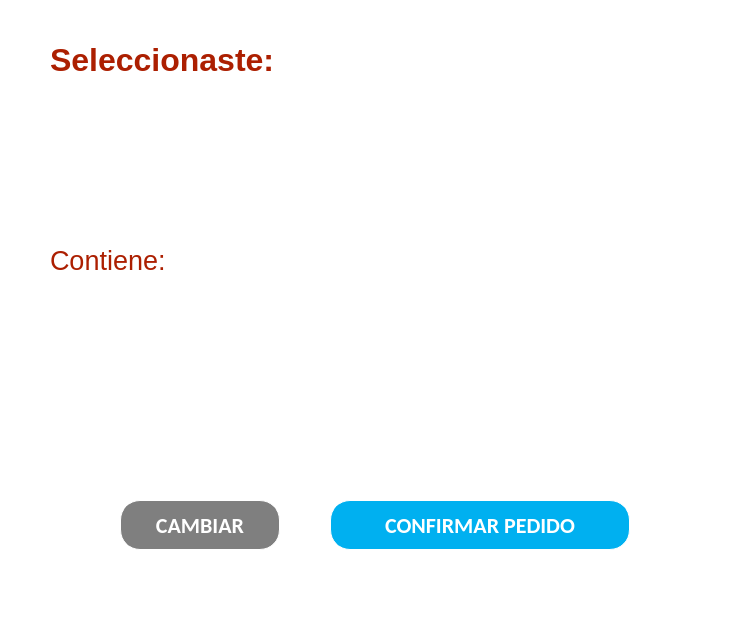
<?xml version="1.0" encoding="UTF-8"?>
<ui version="4.0">
 <class>Dialog</class>
 <widget class="QDialog" name="Dialog">
  <property name="geometry">
   <rect>
    <x>0</x>
    <y>0</y>
    <width>753</width>
    <height>617</height>
   </rect>
  </property>
  <property name="sizePolicy">
   <sizepolicy hsizetype="Expanding" vsizetype="Expanding">
    <horstretch>0</horstretch>
    <verstretch>0</verstretch>
   </sizepolicy>
  </property>
  <property name="windowTitle">
   <string>Dialog</string>
  </property>
  <property name="autoFillBackground">
   <bool>false</bool>
  </property>
  <property name="styleSheet">
   <string notr="true">QDialog {
	background-color: rgba(255, 255, 255, 180); /* Transparencia del 14% */
	border-radius: 20px; /* Ajusta el valor del radius */
}
QWidget#centralwidget {
    background-color: rgba(0, 150, 136, 230); /* Color verde con transparencia */
    border-radius: 20px; /* Bordes redondeados */
}</string>
  </property>
  <property name="sizeGripEnabled">
   <bool>false</bool>
  </property>
  <property name="modal">
   <bool>true</bool>
  </property>
  <widget class="QFrame" name="fondo">
   <property name="geometry">
    <rect>
     <x>0</x>
     <y>0</y>
     <width>750</width>
     <height>600</height>
    </rect>
   </property>
   <property name="styleSheet">
    <string notr="true">QFrame {
    background-color: white;
	border-radius: 30px;
}
</string>
   </property>
   <property name="frameShape">
    <enum>QFrame::StyledPanel</enum>
   </property>
   <property name="frameShadow">
    <enum>QFrame::Raised</enum>
   </property>
   <widget class="QLabel" name="jBebida">
    <property name="geometry">
     <rect>
      <x>50</x>
      <y>20</y>
      <width>681</width>
      <height>80</height>
     </rect>
    </property>
    <property name="styleSheet">
     <string notr="true">QLabel {
    font-family: &quot;Calibri&quot;;         /* Fuente Calibri */
    font-size: 24pt;                /* Tamaño de 20pt */
    color: #AC1F01;                 /* Color rojo oscuro especificado */
    font-weight: bold;            /* Normal, ajusta a bold si necesitas */
    text-align: left;               /* Alineación izquierda, cámbialo a center si es necesario */
	background: none;

}
</string>
    </property>
    <property name="text">
     <string>Seleccionaste: </string>
    </property>
   </widget>
   <widget class="QLabel" name="jContenido">
    <property name="geometry">
     <rect>
      <x>50</x>
      <y>220</y>
      <width>671</width>
      <height>80</height>
     </rect>
    </property>
    <property name="styleSheet">
     <string notr="true">QLabel {
    font-family: &quot;Calibri&quot;;         /* Fuente Calibri */
    font-size: 20pt;                /* Tamaño de 20pt */
    color: #AC1F01;                 /* Color rojo oscuro especificado */       
    text-align: left;               /* Alineación izquierda, cámbialo a center si es necesario */
	background: none;

}
</string>
    </property>
    <property name="inputMethodHints">
     <set>Qt::ImhNone</set>
    </property>
    <property name="text">
     <string>Contiene:</string>
    </property>
   </widget>
   <widget class="QPushButton" name="jCambiar">
    <property name="geometry">
     <rect>
      <x>120</x>
      <y>500</y>
      <width>160</width>
      <height>50</height>
     </rect>
    </property>
    <property name="styleSheet">
     <string notr="true">QPushButton {
    background-color: #7F7F7F;
    color: white;                /* Texto blanco */
    font-family: Calibri;         /* Fuente Calibri */
    font-size: 22px;              /* Tamaño de la fuente */
    font-weight: bold;  
    border-radius: 20px;          /* Bordes redondeados */
    padding: 10px 20px;           /* Espaciado interno para agrandar el botón */
	border: 1px solid white;
}

QPushButton:hover {
   background-color: #696969;     /* Color de fondo al pasar el mouse */
}</string>
    </property>
    <property name="text">
     <string>CAMBIAR</string>
    </property>
   </widget>
   <widget class="QPushButton" name="jConfirmar">
    <property name="geometry">
     <rect>
      <x>330</x>
      <y>500</y>
      <width>300</width>
      <height>50</height>
     </rect>
    </property>
    <property name="styleSheet">
     <string notr="true">QPushButton {
    background-color: #00B0F0;
    color: white;                /* Texto blanco */
    font-family: Calibri;         /* Fuente Calibri */
    font-size: 22px;              /* Tamaño de la fuente */
    font-weight: bold;  
    border-radius: 20px;          /* Bordes redondeados */
    padding: 10px 20px;           /* Espaciado interno para agrandar el botón */
	border: 1px solid white;
}

QPushButton:hover {
   background-color: #008EC0;     /* Color de fondo al pasar el mouse */
}</string>
    </property>
    <property name="text">
     <string>CONFIRMAR PEDIDO</string>
    </property>
   </widget>
  </widget>
 </widget>
 <resources/>
 <connections/>
</ui>
